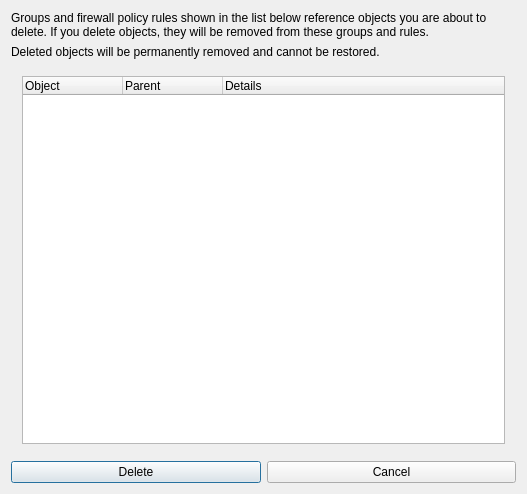
<?xml version="1.0" encoding="UTF-8"?>
<ui version="4.0">
 <class>ConfirmDeleteObjectDialog_q</class>
 <widget class="QDialog" name="ConfirmDeleteObjectDialog_q">
  <property name="geometry">
   <rect>
    <x>0</x>
    <y>0</y>
    <width>527</width>
    <height>494</height>
   </rect>
  </property>
  <property name="maximumSize">
   <size>
    <width>16777215</width>
    <height>1522</height>
   </size>
  </property>
  <property name="windowTitle">
   <string>FirewallFabrik</string>
  </property>
  <layout class="QVBoxLayout">
   <item>
    <widget class="QLabel" name="textLabel1">
     <property name="sizePolicy">
      <sizepolicy hsizetype="Preferred" vsizetype="Preferred">
       <horstretch>0</horstretch>
       <verstretch>0</verstretch>
      </sizepolicy>
     </property>
     <property name="text">
      <string>Groups and firewall policy rules shown in the list below reference objects you are about to delete. If you delete objects, they will be removed from these groups and rules.</string>
     </property>
     <property name="alignment">
      <set>Qt::AlignmentFlag::AlignVCenter</set>
     </property>
     <property name="wordWrap">
      <bool>true</bool>
     </property>
    </widget>
   </item>
   <item>
    <widget class="QLabel" name="textLabel1_2">
     <property name="sizePolicy">
      <sizepolicy hsizetype="Preferred" vsizetype="Preferred">
       <horstretch>0</horstretch>
       <verstretch>0</verstretch>
      </sizepolicy>
     </property>
     <property name="text">
      <string>Deleted objects will be permanently removed and cannot be restored.</string>
     </property>
     <property name="alignment">
      <set>Qt::AlignmentFlag::AlignVCenter</set>
     </property>
     <property name="wordWrap">
      <bool>true</bool>
     </property>
    </widget>
   </item>
   <item>
    <widget class="QFrame" name="FrameForList">
     <property name="sizePolicy">
      <sizepolicy hsizetype="Preferred" vsizetype="Expanding">
       <horstretch>0</horstretch>
       <verstretch>0</verstretch>
      </sizepolicy>
     </property>
     <property name="minimumSize">
      <size>
       <width>500</width>
       <height>200</height>
      </size>
     </property>
     <property name="maximumSize">
      <size>
       <width>16777215</width>
       <height>550</height>
      </size>
     </property>
     <property name="frameShape">
      <enum>QFrame::Shape::NoFrame</enum>
     </property>
     <property name="frameShadow">
      <enum>QFrame::Shadow::Plain</enum>
     </property>
     <layout class="QGridLayout">
      <item row="0" column="0">
       <widget class="QTreeWidget" name="objectsView">
        <property name="enabled">
         <bool>true</bool>
        </property>
        <property name="maximumSize">
         <size>
          <width>16777215</width>
          <height>500</height>
         </size>
        </property>
        <property name="selectionMode">
         <enum>QAbstractItemView::SelectionMode::NoSelection</enum>
        </property>
        <column>
         <property name="text">
          <string>Object</string>
         </property>
        </column>
        <column>
         <property name="text">
          <string>Parent</string>
         </property>
        </column>
        <column>
         <property name="text">
          <string>Details</string>
         </property>
        </column>
       </widget>
      </item>
     </layout>
    </widget>
   </item>
   <item>
    <layout class="QHBoxLayout">
     <item>
      <widget class="QPushButton" name="pushButton1">
       <property name="text">
        <string>Delete</string>
       </property>
      </widget>
     </item>
     <item>
      <widget class="QPushButton" name="pushButton2">
       <property name="text">
        <string>Cancel</string>
       </property>
      </widget>
     </item>
    </layout>
   </item>
  </layout>
 </widget>
 <layoutdefault spacing="6" margin="11"/>
 <tabstops>
  <tabstop>objectsView</tabstop>
  <tabstop>pushButton1</tabstop>
  <tabstop>pushButton2</tabstop>
 </tabstops>
 <resources/>
 <connections>
  <connection>
   <sender>pushButton1</sender>
   <signal>clicked()</signal>
   <receiver>ConfirmDeleteObjectDialog_q</receiver>
   <slot>accept()</slot>
   <hints>
    <hint type="sourcelabel">
     <x>20</x>
     <y>20</y>
    </hint>
    <hint type="destinationlabel">
     <x>20</x>
     <y>20</y>
    </hint>
   </hints>
  </connection>
  <connection>
   <sender>pushButton2</sender>
   <signal>clicked()</signal>
   <receiver>ConfirmDeleteObjectDialog_q</receiver>
   <slot>reject()</slot>
   <hints>
    <hint type="sourcelabel">
     <x>20</x>
     <y>20</y>
    </hint>
    <hint type="destinationlabel">
     <x>20</x>
     <y>20</y>
    </hint>
   </hints>
  </connection>
 </connections>
</ui>
